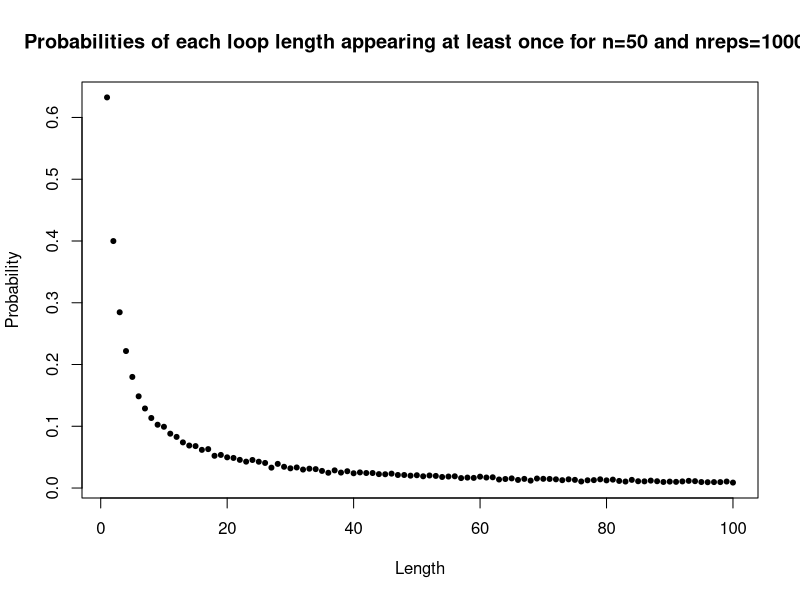

The R script that drew this image:
# ------- Group member names----------------------------------------------------
# Julia Kaczmarczyk - s1977294 (Julia K)
# Akira Ishiyama - s2445245
# Julia Jose - s2421229 (Julia J)

# ------- Github repo ----------------------------------------------------------
# https://github.com/JuliaJ99/StatisticalProgramming

# -------- Individual Contributions --------------------------------------------
# Pone (Julia J, Julia K, Akira)
# Pall (Julia J, Julia K, Akira)
# dloop (Julia J, Akira)
# Task 6 - probability (Julia J)
# Task 6 - plot (Julia K)

# Rough proportions: Julia K - %, Akira - %, Julia J - %

# ------- Outline of project----------------------------------------------------

# We simulated the prisoner-box problem to estimate probabilities for 3 strategies.
# Prisoners open a sequence of boxes of length 2*n to find their number insde. Under
# strategy 1 they start the sequence by opening a box with their number,
# under strategy 2 they start with a random box, in both cases they continue 
# the search by opening boxes according to cards they found in the previous one.
# Under strategy 3 they pick all boxes in random order.
# We constructed a function PONE to estimate the probability of one prisoner
# finding a card with their pre-assigned number inside shuffled boxes.
# We then built a function PALL which estimates the probability of all prisoners finding
# the cards with their pre-assigned number in shuffled boxes.
# We also constructed a function DLOOP that estimates probabilities of each loop length
# ranging from 1 to 2*n occurring at least once in a given number of simulations.
# A plot is provided to visualise the probabilities. We find the probability that 
# there is no loop longer than 50 using the previously written DLOOP function for n=50.

# ------- Code -----------------------------------------------------------------

Pone <- function(n,k,strategy=1,nreps=10000){
  
  # The function estimates the probability of a single prisoner succeeding in 
  # finding their card by opening a sequence of numbered boxes.
  # The function takes arguments n (number of picks a prisoner have), 
  # k (the prisoner’s number), strategy (1, 2 or 3) and nreps. nreps represents 
  # the number of simulations run in order to estimate the probabilities. 
  
  success <- 0
  prisoners <- 2*n
  person <- k
  if (strategy == 3){                   # Check if strategy 3
    for (a in 1:nreps){
      picks <- sample(prisoners,n)      # Sample all picks randomly
      if (person %in% picks){           # We count the success if prisoner number appears
        success = success +1
      }
    }
  } else {for (a in 1:nreps){
    boxes <- sample(prisoners)          # We simulate numbers inside boxes 
    if (strategy == 2){             
      k <- sample(prisoners,1)          # If strategy 2 chosen, assign first box at random
    }
    card <- boxes[k]                    # First card
    for (i in 1:n-1){
      if (person == card){
        success <- success + 1          # We count the success if prisoner number appears
        break                           # We break the loop if successful
      }
      card <- boxes[card]               # Next cards
    }
  }
  }
  success/nreps                         # Probability estimate
}


Pall <- function(n,strategy=1,nreps=10000){
  
  # The function estimates the probability of all prisoners succeeding in 
  # finding their cards by opening a sequence of numbered boxes.
  # The function takes arguments n (number of picks each prisoner have), 
  # strategy (1, 2 or 3) and nreps. nreps represents 
  # the number of simulations run in order to estimate the probabilities. 
  
  success <- 0
  prisoners <- 2*n
  if (strategy == 3){                  # Check if strategy 3
    for (a in 1:nreps){
      p_success <- 0                   # Store success for each simulation
      for (j in 1:prisoners){
        picks <- sample(prisoners,n)   # Sample all picks randomly
        if (!(j %in% picks)){          # Break the loop if a prisoner is unsuccessful
          break
        }
        else{
          p_success <- p_success + 1   # Count individual successes
        }
      }
      if (p_success == prisoners){     # Count simulations with all prisoners successfull
        success <- success + 1
      }
    }
  }
  else {
    for (a in 1:nreps){
      boxes <- sample(prisoners)       # We simulate numbers inside boxes
      p_success <- 0                   # Store success for each simulation
      for (j in 1:prisoners){
        first <- j                     # Assign prisoner number to first box, strategy 1 default
        if (strategy == 2){           
          first <- sample(prisoners,1) # If strategy 2 chosen, reassign a random number to first box
        }
        card <- boxes[first]           # Find first card
        for (i in 1:n-1){
          if (j == card){          
            p_success <- p_success + 1 # If prisoner number found, record individual success
            break
          }
          card <- boxes[card]          # Find the sequence of cards
        }
        if(p_success == prisoners){    # Count simulations with all prisoners successfull
          success <- success + 1
        }
      }
    }
    
  }
  success/nreps                        # Probability estimate
}

# Strategy 1, n=5 and n=50
Pone(5, k=1)
Pone(50, k=1)
Pall(5)
Pall(50)

# Strategy 2:
Pone(5, k=1, strategy=2)
Pone(50,k=1,strategy=2)
Pall(5, strategy=2)
Pall(50, strategy=2)

# Strategy 3
Pone(5, k=1, strategy=3)
Pone(50, k=1, strategy=3)
Pall(5, strategy=3)
Pall(50, strategy=3)


dloop <- function(n,nreps){
  
  # The function estimates the probability of the each loop length between 1 and 2*n
  # occuring at least once in nreps simulations. It returns a vector of probabilities.
  
  prisoners <- 2*n
  all_lengths_prob <- rep(0,prisoners) # We initialize the counts of each loop length appearing
  for (a in 1:nreps){
    boxes <- sample(prisoners)         # We simulate numbers inside boxes
    all_lengths <- rep(0,prisoners)    # We record which loop length has occurred
    for (p in 1:prisoners){
      person <- p 
      length <- 1                      # We record the loop length
      card <- boxes[p]
      for (k in 1:prisoners){
        if (card == person){
          all_lengths[length] <- 1
          length <- 0
          break
        }
        card <- boxes[card]           # We find the sequence of cards
        length <- length + 1          # We increase the loop length
      }
    } 
    all_lengths_prob <- all_lengths_prob + all_lengths # We sum the loop lengths that appeared across the simulations
  }
  all_lengths_prob/nreps              # Probability estimate
}


estimates <- dloop(50,10000)           # We find the probabilities for n=50
p_no_over_fifty <- 1-sum(estimates[51:100]) # We find the probability of no loop longer than 50
cat(p_no_over_fifty)
plot(1:100, estimates, main = "Probabilities of each loop length appearing at least once for n=50 and nreps=10000",
     pch = 20,xlab="Length", ylab="Probability")
                                      # We plot the probabilities for each loop length
